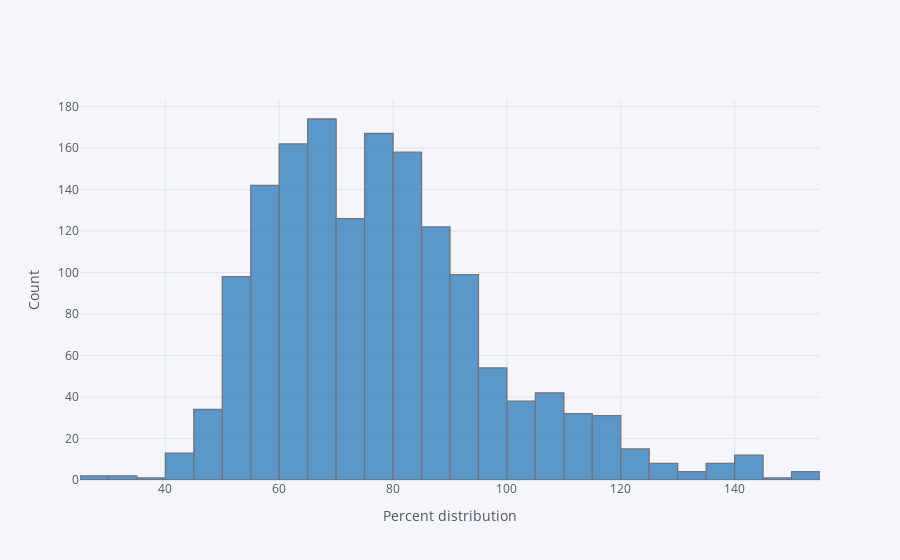

This figure's notebook cell:
### Code cell
train_df['Percent'].iplot(kind='hist',bins=30,color='blue',xTitle='Percent distribution',yTitle='Count')

### Figure 1 — Plotly figure (JSON) as saved in the notebook; plotly's stock layout.template omitted (floating-point values rounded to 4 significant figures; data arrays with more than 128 entries replaced by an {"elided": "..."} marker saying what was removed)
{"data": [{"histfunc": "count", "histnorm": "", "marker": {"color": "rgba(55, 128, 191, 1.0)", "line": {"color": "#4D5663", "width": 1.3}}, "name": "Percent", "nbinsx": 30, "opacity": 0.8, "orientation": "v", "type": "histogram", "x": {"elided": "1549 float values"}}], "layout": {"barmode": "overlay", "legend": {"bgcolor": "#F5F6F9", "font": {"color": "#4D5663"}}, "paper_bgcolor": "#F5F6F9", "plot_bgcolor": "#F5F6F9", "title": {"font": {"color": "#4D5663"}}, "xaxis": {"gridcolor": "#E1E5ED", "showgrid": true, "tickfont": {"color": "#4D5663"}, "title": {"font": {"color": "#4D5663"}, "text": "Percent distribution"}, "zerolinecolor": "#E1E5ED"}, "yaxis": {"gridcolor": "#E1E5ED", "showgrid": true, "tickfont": {"color": "#4D5663"}, "title": {"font": {"color": "#4D5663"}, "text": "Count"}, "zerolinecolor": "#E1E5ED"}}}
